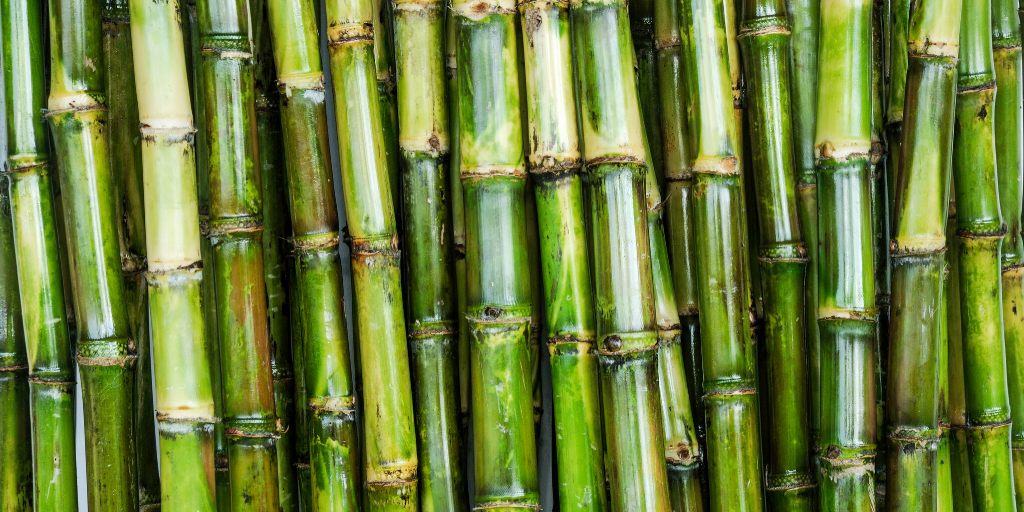
#> input picture week4/Jessica 0704/sugarcane.png, 1024 x 512 px
$ python function_approx_img_FFT.py
#> lines starting #> are read from the running program, lines starting #| are printed output that depends on the picture
# -*- coding: utf-8 -*-
"""
Created on Wed Jun 30 13:21:38 2021
@author: scai15
"""

import tensorflow as tf
if tf.__version__ > "2.0.0":
    import tensorflow.compat.v1 as tf
    tf.disable_v2_behavior()
import numpy as np
import math
import matplotlib.pyplot as plt
from PIL import Image                       # Python Imaging Library
import os

# ======================================
#   Neural network
# ======================================
# initialization for the weights / biases
def parameters_initialization(size):
    in_dim = size[0]
    out_dim = size[1]
    return tf.Variable(tf.random_normal(shape=size, mean = 0., stddev = 0.05))
# forward computational graph
def DNN(X, W, b):
    A = X
    L = len(W)  # number of layers
    for i in range(L - 1):
        # Matrix multiplication
        A = tf.sin(tf.add(tf.matmul(A, W[i]), b[i]))
    # the last layer - output layer
    Y = tf.add(tf.matmul(A, W[-1]), b[-1])
    return Y

# ======================================
#   Evaluation metric
# ======================================
def PSNR(original, approximated):
    max_pixel = 255.0
    original = (original+1)/2 * max_pixel
    approximated = (approximated+1)/2 * max_pixel
    mse = np.mean((original - approximated) ** 2)
    if(mse == 0):  # MSE is zero means no noise is present in the signal .
                  # Therefore PSNR have no importance.
        return 100
    psnr = 20 * np.log10(max_pixel / np.sqrt(mse))
    return psnr

# ======================================
#   Main
# ======================================

# ======================================
#   Saving settings
# ======================================
current_directory = os.getcwd()

results_dir = "/Output/"
save_results_to = current_directory + results_dir
if not os.path.exists(save_results_to):
    os.makedirs(save_results_to)

plots_dir = "/Plots/"
save_plots_to = current_directory + plots_dir
if not os.path.exists(save_plots_to):
    os.makedirs(save_plots_to)

image_name = input('What is the file name for your image?\n')
#> the answer given: sugarcane.png
im1 = Image.open(image_name)
#> im1 is the input picture: PIL image 1024x512 RGBA; mean R, G, B, A 108.2, 125.6, 59, 255
im1 = im1.convert('L')                     # 'L' for gray scale mode
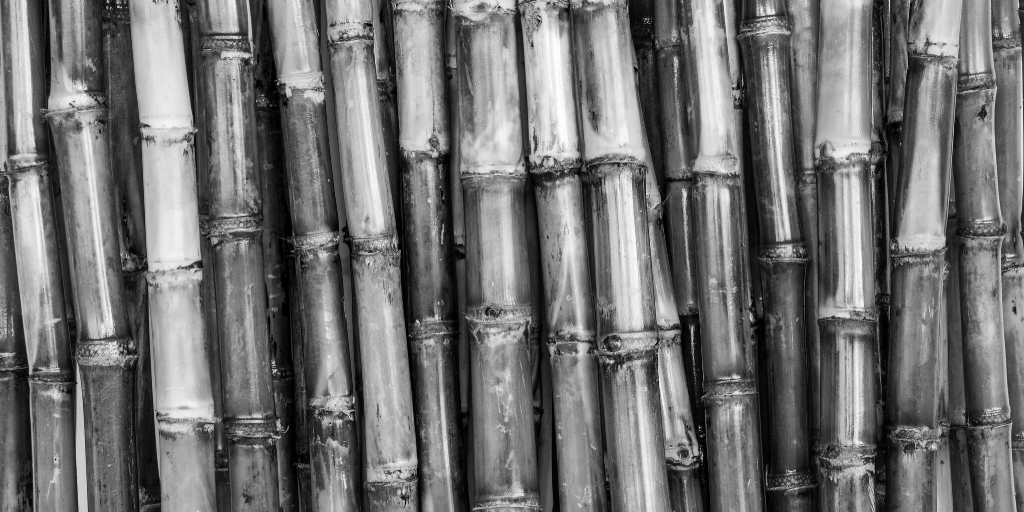
#> im1: PIL image 1024x512 L; min 0, max 255, mean 112.8
H, W = im1.size
#> H = 1024; W = 512
newsize = (H//4, W//4)
#> newsize = (256, 128)
im1 = im1.resize(newsize)           # resize and crop
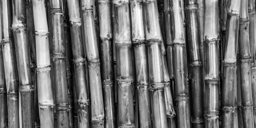
#> im1: PIL image 256x128 L; min 0, max 255, mean 112.8
im1 = im1.crop((0, 0, np.min(newsize), np.min(newsize)))
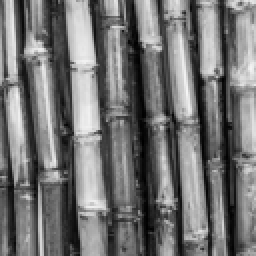
#> im1: PIL image 128x128 L (shown 2 times larger); min 0, max 245, mean 114.6
plt.imshow(im1, cmap = 'gray')
plt.title("Image to be approximated")
plt.show()


# representing the image as a 2D function in [0,1]x[0,1]
x1_grid = np.linspace(0, 1, np.min(newsize))
#> x1_grid = 128 values from 0 to 1
x2_grid = np.linspace(0, 1, np.min(newsize))
#> x2_grid = 128 values from 0 to 1
X1_grid, X2_grid = np.meshgrid(x1_grid, x2_grid)
f_grid = np.asarray(im1, dtype = np.float32)
# f_grid = f_grid / np.max(f_grid)
f_grid = f_grid / np.max(f_grid) * 2. - 1


# ======================================
#   FFT 2D and display
# ======================================
F = np.fft.fft2(f_grid)/(128*128/2)
F = np.fft.fftshift(F)
P_ref = np.abs(F)
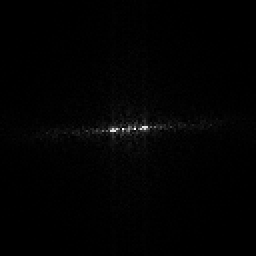
#> P_ref: shape (128, 128) float64 (shown 2 times larger); min 4.33e-06, max 0.226, mean 0.00242; drawn with min black and max white
fig = plt.figure(figsize=plt.figaspect(0.5))
ax = fig.add_subplot(1, 2, 1)
# use negative values for map space so we can see symmetry across x-y axis
img = plt.imshow(P_ref, extent = [-64.,64.,-64.,64.] , cmap="jet")
fig.colorbar(img, shrink=0.5, aspect=10)
plt.title("Fourier modes (all)")
ax = fig.add_subplot(1, 2, 2)
# only show the first few modes
img = plt.imshow(P_ref[54:75,54:75], extent=[-10,10,-10,10] , cmap="jet")
fig.colorbar(img, shrink=0.5, aspect=10, label='Intensity') # label='Intensity'
plt.title("Fourier modes (main)")
# label fig with image name
plt.savefig(save_plots_to + image_name[0: -4] + '_Image_Approx_Fourier_Modes.png')
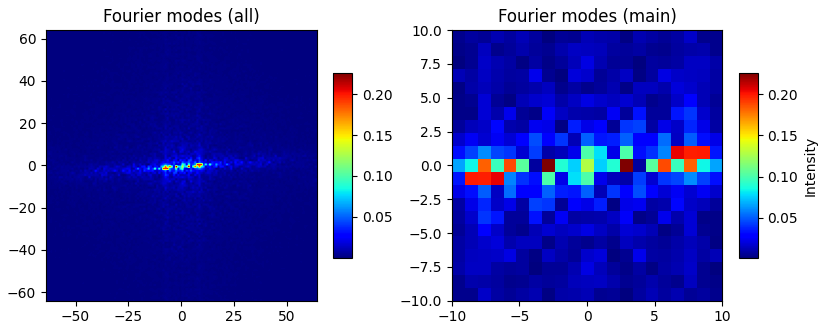
#> figure drawn by matplotlib, 4 panels
plt.show()


# Randomly select points for training
num_data = 10000
X1 = X1_grid.reshape(-1,1)
X2 = X2_grid.reshape(-1,1)
#> X2 = 16384 values from 0 to 1
f = f_grid.reshape(-1,1)
#> f = 16384 values, max 1 at index 5853, min -1 at index 9031, mean -0.0642
# generate the index
idx = np.random.choice(X1.shape[0], num_data, replace=False)
X1 = X1[idx, :]
X2 = X2[idx, :]
f = f[idx, :]
#> f = 10000 values, max 1 at index 1621, min -1 at index 698, mean -0.0625


# ======================================
#   Building Network/Graph
# ======================================
# multi-layer neural network
num_layer = 5
num_node = 128
# the network architecture will be :
#       [num_input] + num_layer*[num_node] + [num_output]
layers = [2] + num_layer*[num_node] + [1]
# Initialization
#> (the run stopped early here; a loop or call above may not have finished)
